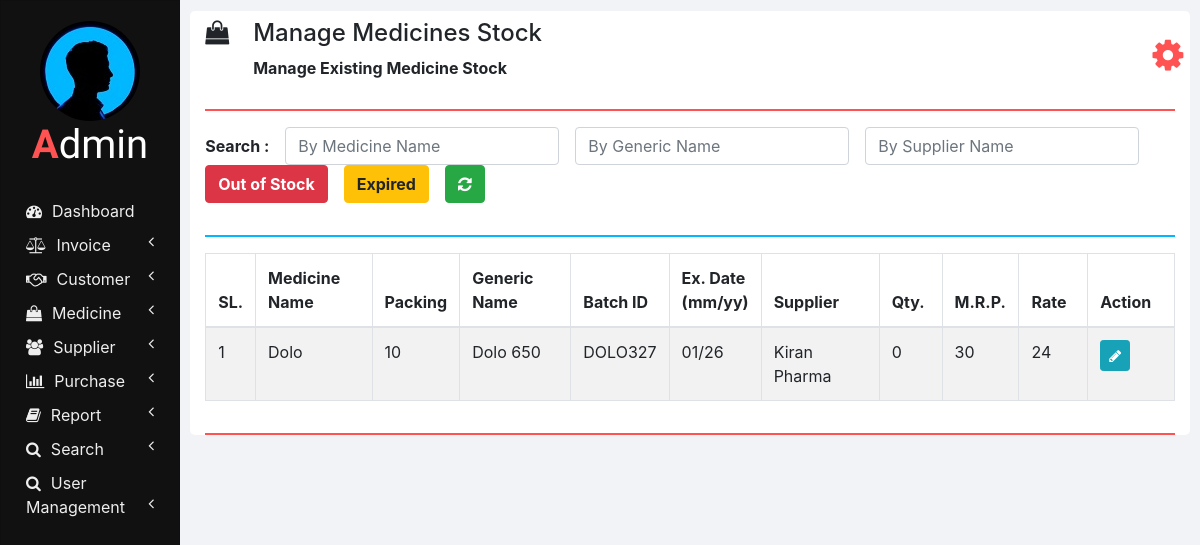
The page /manage_medicine_stock.php (signed in) on the database as committed earlier.
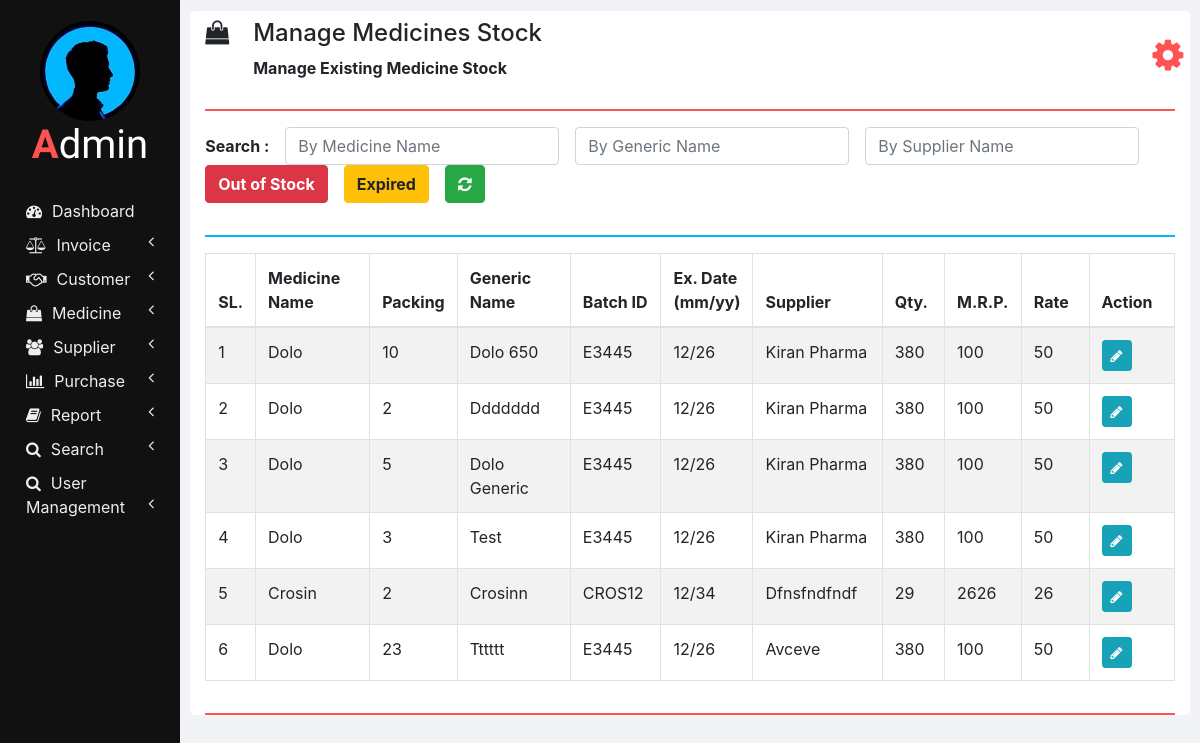
The same page on the database as committed later.
### tables this page shows
CREATE TABLE `medicines` (
  `ID` int(11) NOT NULL,
  `NAME` varchar(100) NOT NULL,
  `PACKING` varchar(20) NOT NULL,
  `GENERIC_NAME` varchar(100) NOT NULL,
  `SUPPLIER_NAME` varchar(100) NOT NULL,
  `medicine_type` varchar(45) DEFAULT NULL
);

CREATE TABLE `medicines_stock` (
  `ID` int(11) NOT NULL,
  `NAME` varchar(100) NOT NULL,
  `BATCH_ID` varchar(20) NOT NULL,
  `EXPIRY_DATE` varchar(10) NOT NULL,
  `QUANTITY` int(11) NOT NULL,
  `MRP` double NOT NULL,
  `RATE` double NOT NULL,
  `INVOICE_NUMBER` varchar(255) DEFAULT NULL
);

### php/manage_medicine_stock.php (the view, shortened to what this page needs)
<?php
  function showMedicinesStock($id) {
    require "db_connection.php";
    if($con) {
      $seq_no = 0;
      $query = "SELECT * FROM medicines INNER JOIN medicines_stock ON medicines.NAME = medicines_stock.NAME";
      $result = mysqli_query($con, $query);
      while($row = mysqli_fetch_array($result)) {
        $seq_no++;
        if($row['BATCH_ID'] == $id)
          showEditOptionsRow($seq_no, $row);
        else
          showMedicineStockRow($seq_no, $row);
      }
    }
  }
  function showMedicineStockRow($seq_no, $row) {
    ?>
    <tr>
      <td><?php echo $seq_no; ?></td>
      <td><?php echo $row['NAME']; ?></td>
      <td><?php echo $row['PACKING']; ?></td>
      <td><?php echo $row['GENERIC_NAME']; ?></td>
      <td><?php echo $row['BATCH_ID']; ?></td>
      <td><?php echo $row['EXPIRY_DATE']; ?></td>
      <td><?php echo $row['SUPPLIER_NAME']; ?></td>
      <td><?php echo $row['QUANTITY']; ?></td>
      <td><?php echo $row['MRP']; ?></td>
      <td><?php echo $row['RATE']; ?></td>
      <td>
        <button href="" class="btn btn-info btn-sm" onclick="editMedicineStock('<?php echo $row['BATCH_ID']; ?>');">
          <i class="fa fa-pencil"></i>
        </button>
      </td>
    </tr>
    <?php
  }
  ?>

Rows that differ between the two databases and show on the page:
computed for medicines "Dolo 650": medicines_stock.BATCH_ID "DOLO327" → "E3445"; medicines_stock.EXPIRY_DATE "01/26" → "12/26"; medicines_stock.QUANTITY "0" → "380"; medicines_stock.MRP "30" → "100"; medicines_stock.RATE "24" → "50"
added medicines: seq_no "2", medicines_stock.NAME "Dolo", PACKING "2", GENERIC_NAME "Ddddddd", medicines_stock.BATCH_ID "E3445", medicines_stock.EXPIRY_DATE "12/26", SUPPLIER_NAME "Kiran Pharma", medicines_stock.QUANTITY "380", medicines_stock.MRP "100", medicines_stock.RATE "50"
added medicines: seq_no "3", medicines_stock.NAME "Dolo", PACKING "5", GENERIC_NAME "Dolo Generic", medicines_stock.BATCH_ID "E3445", medicines_stock.EXPIRY_DATE "12/26", SUPPLIER_NAME "Kiran Pharma", medicines_stock.QUANTITY "380", medicines_stock.MRP "100", medicines_stock.RATE "50"
added medicines: seq_no "4", medicines_stock.NAME "Dolo", PACKING "3", GENERIC_NAME "Test", medicines_stock.BATCH_ID "E3445", medicines_stock.EXPIRY_DATE "12/26", SUPPLIER_NAME "Kiran Pharma", medicines_stock.QUANTITY "380", medicines_stock.MRP "100", medicines_stock.RATE "50"
added medicines: seq_no "5", medicines_stock.NAME "Crosin", PACKING "2", GENERIC_NAME "Crosinn", medicines_stock.BATCH_ID "CROS12", medicines_stock.EXPIRY_DATE "12/34", SUPPLIER_NAME "Dfnsfndfndf", medicines_stock.QUANTITY "29", medicines_stock.MRP "2626", medicines_stock.RATE "26"
added medicines: seq_no "6", medicines_stock.NAME "Dolo", PACKING "23", GENERIC_NAME "Tttttt", medicines_stock.BATCH_ID "E3445", medicines_stock.EXPIRY_DATE "12/26", SUPPLIER_NAME "Avceve", medicines_stock.QUANTITY "380", medicines_stock.MRP "100", medicines_stock.RATE "50"
